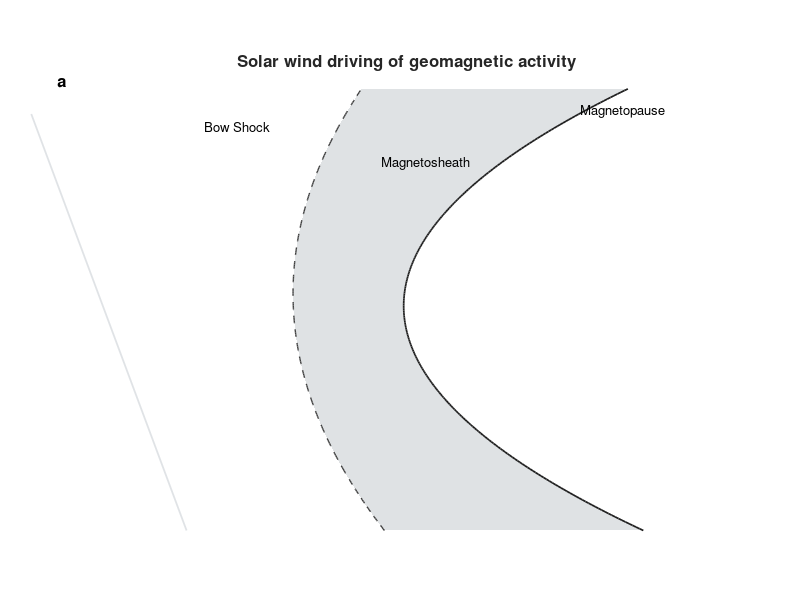

MATLAB code for this plot: (Note: this script raises an error after producing the figure.)
%% Solar wind driving of geomagnetic activity schematic
clc; clear; close all;

% matlab -batch "addpath('src/lorenzsw'); figure1_schematic"

out_dir = fullfile('docs', 'assets', 'figures');
if ~exist(out_dir, 'dir')
    mkdir(out_dir);
end

fig = figure('Color', 'w', 'Units', 'inches', 'Position', [1 1 7.2 5.2]);
ax = axes(fig);
hold(ax, 'on');
axis(ax, 'equal');
axis(ax, [0 10 0 7]);
axis(ax, 'off');
set(ax, 'Position', [0.04 0.06 0.92 0.86]);

gray_line = [0.78 0.80 0.81];
dark_line = [0.12 0.12 0.12];
sheath = [0.86 0.87 0.88];
aurora_violet = [0.72 0.48 0.86];

text(ax, 5.1, 6.82, 'Solar wind driving of geomagnetic activity', ...
    'FontSize', 12, 'FontWeight', 'bold', 'Color', [0.15 0.15 0.15], ...
    'HorizontalAlignment', 'center');
text(ax, 0.35, 6.55, 'a', 'FontSize', 12, 'FontWeight', 'bold');

%% Boundaries
y = linspace(0.45, 6.45, 260);
x_bow = 3.55 + 0.12 * (y - 3.5).^2 - 0.04 * (y - 3.5);
x_mp = 5.05 + 0.35 * (y - 3.5).^2;

fill(ax, [x_bow, fliplr(x_mp)], ...
    [y, fliplr(y)], sheath, ...
    'EdgeColor', 'none', 'FaceAlpha', 0.88);
plot(ax, x_bow, y, '--', 'Color', [0.25 0.25 0.25], 'LineWidth', 1.0);
plot(ax, x_mp, y, '-', 'Color', dark_line, 'LineWidth', 1.25);

text(ax, 2.35, 5.95, 'Bow Shock', 'FontSize', 9.5);
text(ax, 7.45, 6.15, 'Magnetopause', 'FontSize', 9.5);
text(ax, 4.75, 5.45, 'Magnetosheath', 'FontSize', 9.5);
% draw_arrow(ax, [5.0 5.18], [6.0 5.42], dark_line, 0.9, 0.10);

%% Solar wind flow and upstream field lines
for x0 = [-0.1, 0.8, 1.7, 2.6]
    plot(ax, [x0 x0 + 2.2], [6.35 0.45], '-', 'Color', [0.88 0.89 0.90], 'LineWidth', 1.3);
    draw_arrow(ax, [x0 + 1.95, 1.10], [x0 + 2.08, 0.78], [0.88 0.89 0.90], 0.8, 0.09);
end
text(ax, 0.95, 3.88, 'Solar wind', 'FontSize', 9.5);
draw_arrow(ax, [2.0 3.85], [3.0 3.85], dark_line, 0.9, 0.10);
text(ax, 1.10, 0.48, 'Magnetic field lines', 'FontSize', 9.5, 'Color', [0.50 0.50 0.50]);

%% Magnetospheric field lines
theta = linspace(-1.16, 1.16, 260);
for L = [1.55, 2.0, 2.55, 3.20]
    x_north = 7.35 + 0.56 * L * sin(theta) + 0.10 * L * sin(theta).^3;
    y_north = 3.45 + 0.48 * L * cos(theta).^2 + 0.19;
    x_south = x_north;
    y_south = 3.45 - 0.39 * L * cos(theta).^2 - 0.31;

    plot(ax, x_north, y_north, '-', 'Color', gray_line, 'LineWidth', 1.05);
    plot(ax, x_south, y_south, '-', 'Color', gray_line, 'LineWidth', 1.05);

    idx = 100;
    draw_arrow(ax, [x_north(idx) y_north(idx)], [x_north(idx + 6) y_north(idx + 6)], gray_line, 0.75, 0.075);
    draw_arrow(ax, [x_south(idx + 55) y_south(idx + 55)], [x_south(idx + 49) y_south(idx + 49)], gray_line, 0.75, 0.075);
end

for r = [0.82, 1.08, 1.34]
    phi = linspace(-0.86*pi, 0.86*pi, 260);
    x_line = 7.35 + 1.12 * r * cos(phi);
    y_line = 3.45 + 0.72 * r * sin(phi);
    keep = abs(y_line - 3.45) > 0.52 | x_line > 7.75;
    plot(ax, x_line(keep), y_line(keep), '-', 'Color', gray_line, 'LineWidth', 1.0);
end

for sgn = [-1, 1]
    for offset = [0.10, 0.32, 0.54]
        u = linspace(0, 1, 190);
        x_line = 7.10 - 1.25 * u - 1.15 * u.^2;
        y_line = 3.45 + sgn * (0.56 + offset + 0.32 * u + 0.18 * u.^2);
        plot(ax, x_line, y_line, '-', 'Color', gray_line, 'LineWidth', 1.0);
        draw_arrow(ax, [x_line(90) y_line(90)], [x_line(97) y_line(97)], gray_line, 0.75, 0.075);
    end
end

%% Earth and auroral oval
earth_center = [7.35, 3.45];
earth_r = 0.58;
ang = linspace(0, 2*pi, 240);
fill(ax, earth_center(1) + earth_r * cos(ang), earth_center(2) + earth_r * sin(ang), ...
    [0.98 0.98 0.97], 'EdgeColor', dark_line, 'LineWidth', 1.2);

cap_ang = linspace(28, 152, 90) * pi / 180;
cap_outer_x = earth_center(1) + 0.48 * cos(cap_ang);
cap_outer_y = earth_center(2) + 0.43 * sin(cap_ang);
cap_inner_x = earth_center(1) + 0.30 * cos(fliplr(cap_ang));
cap_inner_y = earth_center(2) + 0.26 * sin(fliplr(cap_ang));
fill(ax, [cap_outer_x, cap_inner_x], [cap_outer_y, cap_inner_y], ...
    aurora_violet, 'EdgeColor', 'none', 'FaceAlpha', 0.95);

cap_ang2 = linspace(208, 332, 90) * pi / 180;
cap_outer_x = earth_center(1) + 0.48 * cos(cap_ang2);
cap_outer_y = earth_center(2) + 0.43 * sin(cap_ang2);
cap_inner_x = earth_center(1) + 0.30 * cos(fliplr(cap_ang2));
cap_inner_y = earth_center(2) + 0.26 * sin(fliplr(cap_ang2));
fill(ax, [cap_outer_x, cap_inner_x], [cap_outer_y, cap_inner_y], ...
    aurora_violet, 'EdgeColor', 'none', 'FaceAlpha', 0.95);
plot(ax, earth_center(1) + earth_r * cos(ang), earth_center(2) + earth_r * sin(ang), ...
    '-', 'Color', dark_line, 'LineWidth', 1.2);

text(ax, 6.45, 3.83, 'Aurora', 'FontSize', 9.5, 'HorizontalAlignment', 'center', ...
    'BackgroundColor', aurora_violet, 'Margin', 4);
text(ax, 1.55, 2.00, 'Merging', 'FontSize', 9.5);
text(ax, 1.55, 1.75, 'electric field', 'FontSize', 9.5);
draw_arrow(ax, [3.28 2.05], [3.58 2.45], dark_line, 0.9, 0.10);
draw_arrow(ax, [3.46 1.93], [3.18 1.55], dark_line, 0.9, 0.10);

%% Coordinate triad
origin = [8.95 0.90];
draw_arrow(ax, origin, origin + [0.00 0.62], dark_line, 0.9, 0.09);
draw_arrow(ax, origin, origin + [-0.45 -0.32], dark_line, 0.9, 0.09);
draw_arrow(ax, origin, origin + [0.55 0.00], dark_line, 0.9, 0.09);
text(ax, origin(1) - 0.06, origin(2) + 0.74, 'z', 'FontSize', 8.5);
text(ax, origin(1) - 0.64, origin(2) - 0.42, 'y', 'FontSize', 8.5);
text(ax, origin(1) + 0.65, origin(2) - 0.02, 'x', 'FontSize', 8.5);

set(fig, 'InvertHardcopy', 'off');
exportgraphics(fig, fullfile(out_dir, 'figure1_solar_wind_schematic.png'), 'Resolution', 600);
exportgraphics(fig, fullfile(out_dir, 'figure1_solar_wind_schematic.pdf'), 'ContentType', 'vector');

function draw_arrow(ax, p0, p1, color, line_width, head_size)
    if nargin < 5
        head_size = 0.16;
    end
    plot(ax, [p0(1), p1(1)], [p0(2), p1(2)], '-', 'Color', color, 'LineWidth', line_width);
    v = p1 - p0;
    v = v / max(norm(v), eps);
    n = [-v(2), v(1)];
    base = p1 - head_size * 1.55 * v;
    tip = [p1; base + head_size * n; base - head_size * n];
    patch(ax, tip(:, 1), tip(:, 2), color, 'EdgeColor', 'none');
end
